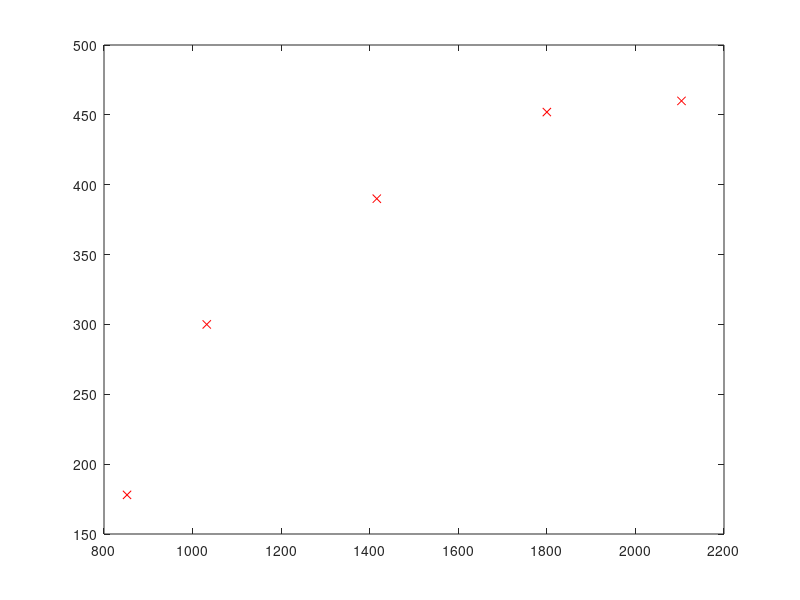

The MATLAB source for this figure: (Note: this script raises an error after producing the figure.)
clear;
d = importdata('house_prices.csv', ',');
x = d.data(:,1); # area
y = d.data(:,2); # price
m = length(x);

X = [ones(m,1), x]
theta = ((pinv(X'*X))*X'*y)

# theta = [100;0.2];

# plot regression line
# function plotRegression(theta)
#   n = 3000;
#   x = [1:n];
#   X = [ones(n,1), x'];
#   h = X .* theta;
#   plot(x, sum(h'), '-');
# end

plot(x, y, 'rx');
hold on;
plotRegression(theta);
grid;
hold off;


# predict price

area = 2500;
price = [1, area] * theta
